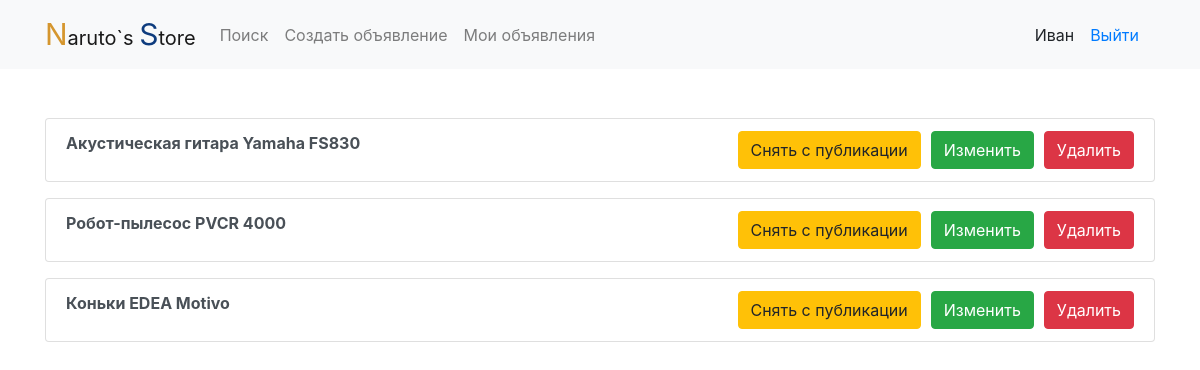
Page /my-sales.php (signed in) on the committed database.
### tables this page shows
CREATE TABLE `products` (
  `id` bigint(24) NOT NULL,
  `title` varchar(255) DEFAULT NULL,
  `description` text DEFAULT NULL,
  `category_id` bigint(24) DEFAULT NULL,
  `price` varchar(100) DEFAULT NULL,
  `image` varchar(500) DEFAULT NULL,
  `user_id` bigint(24) DEFAULT NULL,
  `public` int(10) NOT NULL DEFAULT 1
);

### app/Sale.php (called while the page is built, shortened)
<?php
class Sale extends Connect
{
    public static function get_userid($user_id)
    {
        $user_id = htmlspecialchars($user_id);
        $sql = "SELECT * FROM `products` WHERE `user_id` = '$user_id'";
        $query = mysqli_query(self::db(), $sql);
        return $query;
    }
}

### app/Connect.php (called while the page is built, shortened)
<?php
class Connect
{
    private static $host = "127.0.0.1";
    private static $user = "root";
    private static $password = "";
    private static $name = "naruto-shop";
    public static function db()
    {
        $query = mysqli_connect(self::$host, self::$user, self::$password, self::$name);
        return $query;
    }
}

### my-sales.php (the view, shortened to what this page needs)
<!DOCTYPE html>
<html lang="en">
<?php require_once "includes/head.php" ?>
<body>
<?php require_once "includes/nav.php" ?>
    <main>
        <div class="container mt-5">
                <?php
                $sales = Sale::get_userid($_SESSION["id"]);
                if(mysqli_num_rows($sales) > 0)
                {
                    while($sale = mysqli_fetch_assoc($sales))
                    {
                    ?>
                        <ul class="list-group mb-3">
                            <a href="/one.php?id=<?=$sale["id"]?>" class="list-group-item list-group-item-action">
                                <b><?=$sale["title"]?></b>
                                <form method="POST" action="/my-sales.php" style="float: right;" >
                                    <button class="btn btn-danger" type="submit" name="delete_<?=$sale["id"]?>">Удалить</button>
                                </form>
                                <form style="float: right; padding-right: 10px;" method="POST" action="/update.php?id=<?=$sale["id"]?>">
                                    <button class="btn btn-success">Изменить</button>
                                </form>
                                <form method="POST" action="/my-sales.php" style="float: right; padding-right: 10px;">
                                    <button class="btn btn-<?=(int)$sale["public"] === 1 ? "warning" : "primary" ?>" type="submit" name="public_<?=$sale["id"]?>">
                                    <?=(int)$sale["public"] === 1 ? "Снять с публикации" : "Опубликовать" ?>
                                    </button>
                                </form>
                            </a>
                        </ul>
                    <?php
                    }
                } else {
                    echo "Вы ещё не создали ни одного объявления";
                }
            ?>
        </div>
    </main>
</body>
</html>

### assets/css/styles.css (style rules this page uses)
html, body { margin: 0; padding: 0; background-color: #FFFFFF; }

### rows in the picture
products: title "Акустическая гитара Yamaha FS830", public "Снять с публикации"
products: title "Робот-пылесос PVCR 4000", public "Снять с публикации"
products: title "Коньки EDEA Motivo", public "Снять с публикации"

### other values in the picture
$_SESSION["name"] "Иван"
